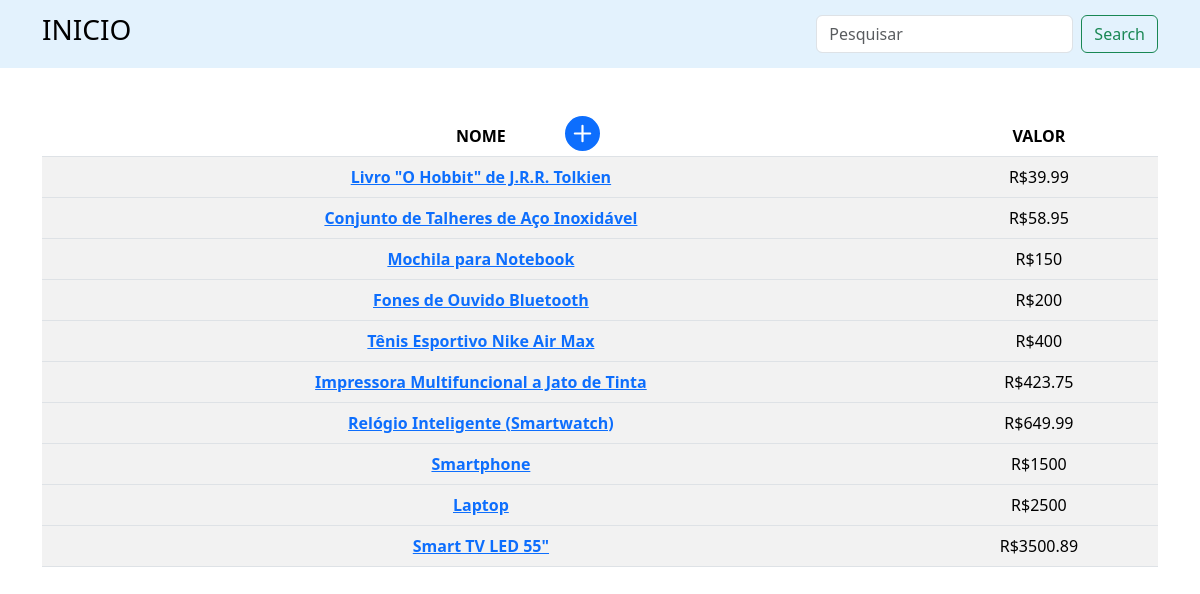
The page / on the database its author committed.
### tables this page shows
CREATE TABLE `tb_cadastro` (
  `id` int(11) NOT NULL,
  `produto` varchar(200) NOT NULL,
  `valor` double NOT NULL,
  `descricao` varchar(500) NOT NULL,
  `disponivel` tinyint(1) NOT NULL
);

### index.php (the view, shortened to what this page needs)
<?php
include_once('config.php');
if(!empty($_GET['search']))
{
    $data = $_GET['search'];
    $sql = "SELECT * FROM tb_cadastro WHERE id LIKE '%$data%' or produto LIKE '%$data%' ORDER BY valor DESC";
}
else
{
    $sql = "SELECT * FROM tb_cadastro WHERE disponivel = 1 ORDER BY valor ASC";
}
$result = $conexao->query($sql);
?>
<!DOCTYPE html>
<html lang="pt-br">
<head>
    <link href="https://cdn.jsdelivr.net/npm/bootstrap@5.3.3/dist/css/bootstrap.min.css" rel="stylesheet"
>
    <link rel="stylesheet" href="https://cdn.jsdelivr.net/npm/bootstrap-icons@1.11.3/font/bootstrap-icons.min.css">
</head>
<body>
    <nav class="navbar" style="background-color: #e3f2fd;">
        <div class="container">
            <a class="navbar-brand" href="index.php">
                <h3> INICIO </h3>
            </a>
            <div class="d-flex">
                <input class="form-control me-2" type="search" placeholder="Pesquisar" aria-label="Search" id="pesquisar">
                <button class="btn btn-outline-success" onclick="searchData()">Search</button>
            </div>
        </div>
    </nav>
    <div class="container mt-5">
        <div class="position-absolute end-50">
            <a type="buttom" href="cadastro.php" style="border: none;">
                <svg xmlns="http://www.w3.org/2000/svg" width="35" height="35" fill="currentColor"
                    class="bi bi-plus-circle-fill" viewBox="0 0 16 16">
                    <path
                        d="M16 8A8 8 0 1 1 0 8a8 8 0 0 1 16 0M8.5 4.5a.5.5 0 0 0-1 0v3h-3a.5.5 0 0 0 0 1h3v3a.5.5 0 0 0 1 0v-3h3a.5.5 0 0 0 0-1h-3z" />
                </svg>
            </a>
        </div>
        <table class="table table-striped text-center">
            <thead>
                <tr>
                    <th scope="col">NOME</th>
                    <th scope="col">VALOR</th>
                </tr>
            </thead>
                    <?php
                        while($user_data = mysqli_fetch_assoc($result)) {
                                echo   "<tbody>
                                        <tr>
                                            <th> <a href='edit.php?id=$user_data[id]'>". $user_data['produto'] ."</a></th>
                                            <td> R$". str_replace(",",".",$user_data['valor']) . "</td>
                                        </tr>
                                    </tbody>";
                            }
                    ?>
        </table>
    </div>
</body>
</html>

### rows shown on the page
tb_cadastro: produto "Livro \"O Hobbit\" de J.R.R. Tolkien", valor "39.99"
tb_cadastro: produto "Conjunto de Talheres de Aço Inoxidável", valor "58.95"
tb_cadastro: produto "Mochila para Notebook", valor "150"
tb_cadastro: produto "Fones de Ouvido Bluetooth", valor "200"
tb_cadastro: produto "Tênis Esportivo Nike Air Max", valor "400"
tb_cadastro: produto "Impressora Multifuncional a Jato de Tinta", valor "423.75"
tb_cadastro: produto "Relógio Inteligente (Smartwatch)", valor "649.99"
tb_cadastro: produto "Smartphone", valor "1500"
tb_cadastro: produto "Laptop", valor "2500"
tb_cadastro: produto "Smart TV LED 55\"", valor "3500.89"
